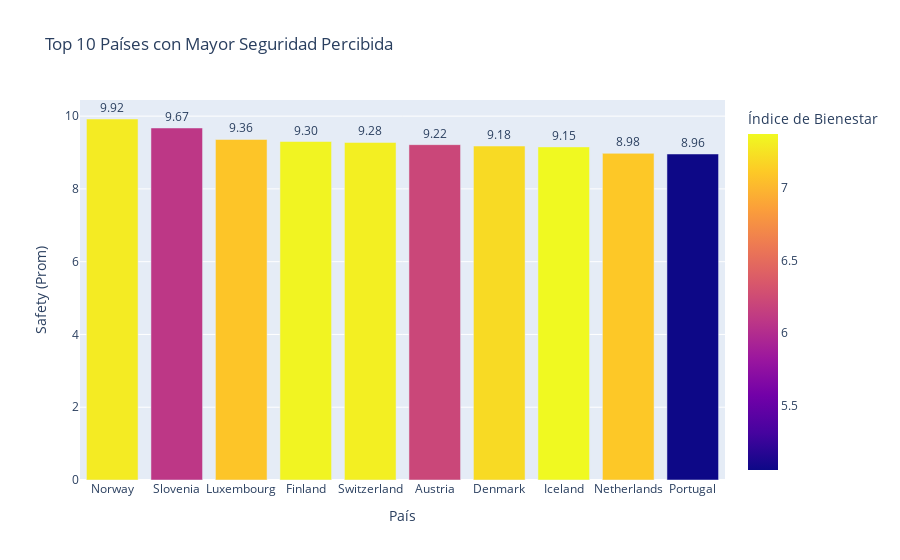

Notebook code for this chart:
### Code cell
# Top 10 países donde más seguros se sienten
top_seguridad = tabla_normalizada.sort_values(by="Safety (Prom)", ascending=False).head(10)
top_seguridad = top_seguridad.reset_index()

fig = px.bar(
    top_seguridad,
    x="País",
    y="Safety (Prom)",
    title="Top 10 Países con Mayor Seguridad Percibida",
    text="Safety (Prom)",
    color="Índice de Bienestar"
)

fig.update_traces(texttemplate='%{text:.2f}', textposition='outside')
fig.update_layout(uniformtext_minsize=8, uniformtext_mode='hide')
fig.show()

### Figure 1 — Plotly figure (JSON) as saved in the notebook; plotly's stock layout.template omitted (floating-point values rounded to 4 significant figures)
{"data": [{"hovertemplate": "País=%{x}<br>Safety (Prom)=%{text}<br>Índice de Bienestar=%{marker.color}<extra></extra>", "legendgroup": "", "marker": {"color": [7.295, 6.087, 7.086, 7.344, 7.319, 6.212, 7.205, 7.373, 7.106, 5.054], "coloraxis": "coloraxis", "pattern": {"shape": ""}}, "name": "", "orientation": "v", "showlegend": false, "text": [9.921, 9.674, 9.359, 9.302, 9.278, 9.216, 9.178, 9.154, 8.978, 8.959], "textposition": "outside", "texttemplate": "%{text:.2f}", "type": "bar", "x": ["Norway", "Slovenia", "Luxembourg", "Finland", "Switzerland", "Austria", "Denmark", "Iceland", "Netherlands", "Portugal"], "xaxis": "x", "y": [9.921, 9.674, 9.359, 9.302, 9.278, 9.216, 9.178, 9.154, 8.978, 8.959], "yaxis": "y"}], "layout": {"barmode": "relative", "coloraxis": {"colorbar": {"title": {"text": "Índice de Bienestar"}}, "colorscale": [[0, "#0d0887"], [0.1111, "#46039f"], [0.2222, "#7201a8"], [0.3333, "#9c179e"], [0.4444, "#bd3786"], [0.5556, "#d8576b"], [0.6667, "#ed7953"], [0.7778, "#fb9f3a"], [0.8889, "#fdca26"], [1, "#f0f921"]]}, "legend": {"tracegroupgap": 0}, "title": {"text": "Top 10 Países con Mayor Seguridad Percibida"}, "uniformtext": {"minsize": 8, "mode": "hide"}, "xaxis": {"anchor": "y", "domain": [0, 1], "title": {"text": "País"}}, "yaxis": {"anchor": "x", "domain": [0, 1], "title": {"text": "Safety (Prom)"}}}}
